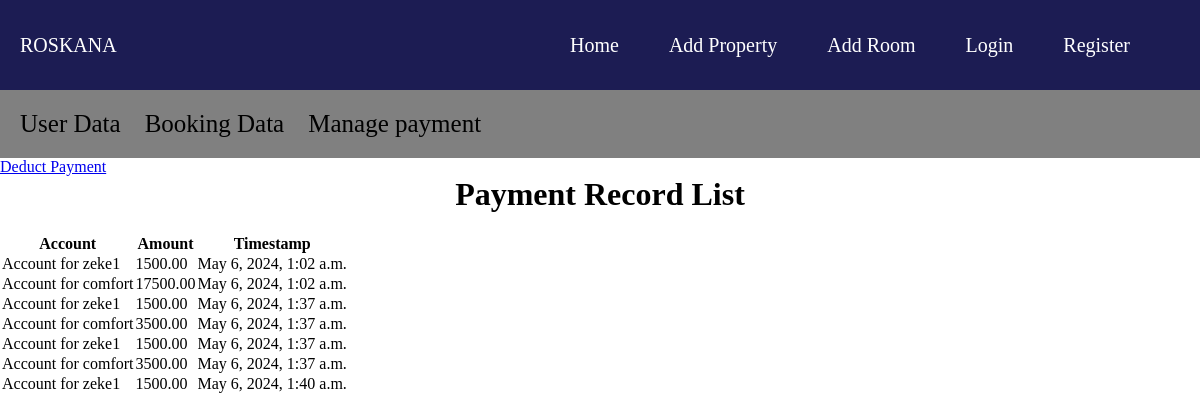
/adminUser/payment-records/, run on the app's committed database.
### apartmentApp/models.py (models this page shows, shortened)
class PaymentRecord(models.Model):
    account = models.ForeignKey(Account, related_name='records', on_delete=models.CASCADE)
    amount = models.DecimalField(max_digits=10, decimal_places=2)
    timestamp = models.DateTimeField(auto_now_add=True)

class Account(models.Model):
    user = models.OneToOneField(User, on_delete=models.CASCADE)
    balance = models.DecimalField(max_digits=10, decimal_places=2, default=0)
    def __str__(self):
        return f"Account for {self.user.username}"

### apartmentApp/views.py (the view)
# urls.py: path('adminUser/payment-records/', views.payment_record_list, name='payment_record_list'),
def payment_record_list(request):
    payment_records = PaymentRecord.objects.all()
    return render(request, 'staff/payment_record_list.html', {'payment_records': payment_records})

### templates/staff/payment_record_list.html
{% extends 'staff/staff_base.html' %}
{% block content %}
    <div class="">
        <a href="{% url 'apartName:pay_all_user' %}">Deduct Payment</a>
    </div>
    <h1>Payment Record List</h1>
    {% if payment_records %}
        <table>
            <thead>
                <tr>
                    <th>Account</th>
                    <th>Amount</th>
                    <th>Timestamp</th>
                </tr>
            </thead>
            <tbody>
                {% for payment_record in payment_records %}
                <tr>
                    <td>{{ payment_record.account }}</td>
                    <td>{{ payment_record.amount }}</td>
                    <td>{{ payment_record.timestamp }}</td>
                </tr>
                {% endfor %}
            </tbody>
        </table>
    {% else %}
        <p>No payment records found.</p>
    {% endif %}
{% endblock %}

### static/css/style.css (style rules this page uses)
* { padding: 0px; margin: 0px; }
h1 { text-align: center; margin-bottom: 20px; }

### data on the page
PaymentRecord: account "Account for zeke1", amount "1500.00", timestamp "May 6, 2024, 1:02 a.m."
PaymentRecord: account "Account for comfort", amount "17500.00", timestamp "May 6, 2024, 1:02 a.m."
PaymentRecord: account "Account for zeke1", amount "1500.00", timestamp "May 6, 2024, 1:37 a.m."
PaymentRecord: account "Account for comfort", amount "3500.00", timestamp "May 6, 2024, 1:37 a.m."
PaymentRecord: account "Account for zeke1", amount "1500.00", timestamp "May 6, 2024, 1:37 a.m."
PaymentRecord: account "Account for comfort", amount "3500.00", timestamp "May 6, 2024, 1:37 a.m."
PaymentRecord: account "Account for zeke1", amount "1500.00", timestamp "May 6, 2024, 1:40 a.m."
